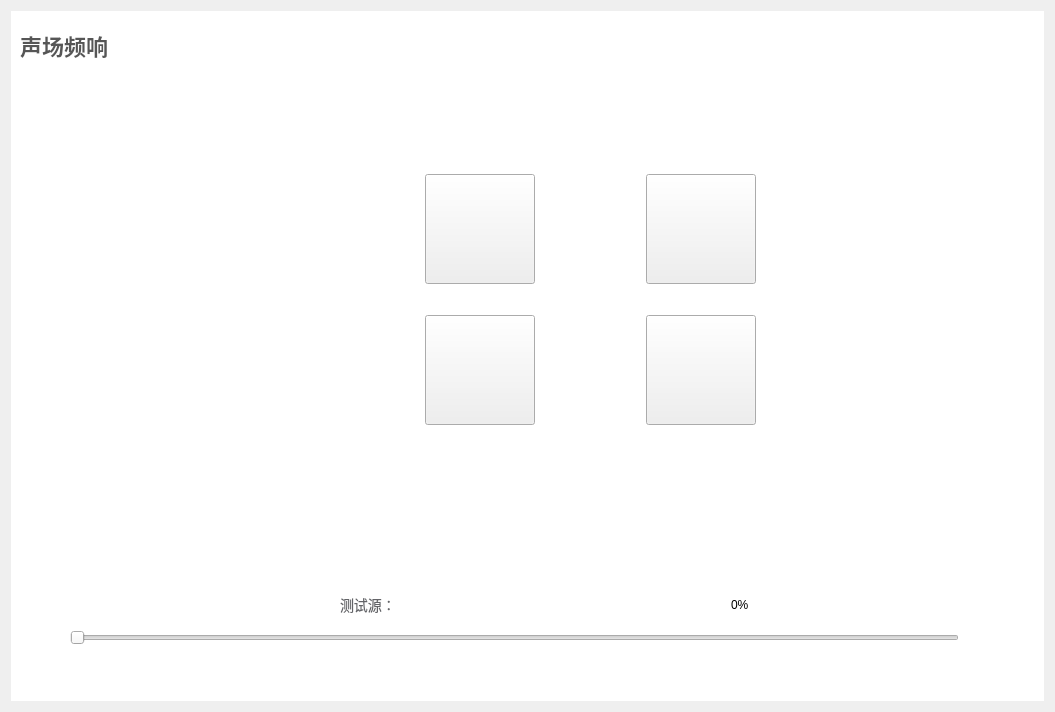
<?xml version="1.0" encoding="UTF-8"?>
<ui version="4.0">
 <class>FrequencyResponseOfSoundField</class>
 <widget class="QWidget" name="FrequencyResponseOfSoundField">
  <property name="geometry">
   <rect>
    <x>0</x>
    <y>0</y>
    <width>1055</width>
    <height>712</height>
   </rect>
  </property>
  <property name="windowTitle">
   <string>Frequency Response of Sound Field</string>
  </property>
  <property name="styleSheet">
   <string notr="true">QFrame
{
	background: #FFFFFF
}</string>
  </property>
  <layout class="QVBoxLayout" name="verticalLayout" stretch="1,9">
   <property name="spacing">
    <number>0</number>
   </property>
   <item>
    <widget class="QFrame" name="top_frame">
     <property name="frameShape">
      <enum>QFrame::NoFrame</enum>
     </property>
     <property name="frameShadow">
      <enum>QFrame::Plain</enum>
     </property>
     <layout class="QHBoxLayout" name="horizontalLayout">
      <item>
       <widget class="QLabel" name="total_label">
        <property name="styleSheet">
         <string notr="true">font-family: 'PingFang SC';
font-style: normal;
font-weight: 500;
font-size: 22px;
line-height: 30px;
color: #565656;</string>
        </property>
        <property name="text">
         <string>声场频响</string>
        </property>
       </widget>
      </item>
      <item>
       <spacer name="horizontalSpacer">
        <property name="orientation">
         <enum>Qt::Horizontal</enum>
        </property>
        <property name="sizeHint" stdset="0">
         <size>
          <width>540</width>
          <height>20</height>
         </size>
        </property>
       </spacer>
      </item>
     </layout>
    </widget>
   </item>
   <item>
    <widget class="QFrame" name="down_frame">
     <property name="font">
      <font>
       <family>.AppleSystemUIFont</family>
      </font>
     </property>
     <property name="frameShape">
      <enum>QFrame::NoFrame</enum>
     </property>
     <property name="frameShadow">
      <enum>QFrame::Sunken</enum>
     </property>
     <layout class="QGridLayout" name="gridLayout">
      <property name="verticalSpacing">
       <number>0</number>
      </property>
      <item row="1" column="0">
       <spacer name="horizontalSpacer_2">
        <property name="orientation">
         <enum>Qt::Horizontal</enum>
        </property>
        <property name="sizeHint" stdset="0">
         <size>
          <width>27</width>
          <height>20</height>
         </size>
        </property>
       </spacer>
      </item>
      <item row="3" column="1" colspan="2">
       <widget class="QFrame" name="frame_3">
        <property name="minimumSize">
         <size>
          <width>0</width>
          <height>50</height>
         </size>
        </property>
        <property name="frameShape">
         <enum>QFrame::NoFrame</enum>
        </property>
        <property name="frameShadow">
         <enum>QFrame::Plain</enum>
        </property>
        <layout class="QHBoxLayout" name="horizontalLayout_2" stretch="3,1,1,5,1,3">
         <property name="spacing">
          <number>0</number>
         </property>
         <property name="topMargin">
          <number>0</number>
         </property>
         <property name="bottomMargin">
          <number>0</number>
         </property>
         <item>
          <spacer name="horizontalSpacer_6">
           <property name="orientation">
            <enum>Qt::Horizontal</enum>
           </property>
           <property name="sizeHint" stdset="0">
            <size>
             <width>40</width>
             <height>20</height>
            </size>
           </property>
          </spacer>
         </item>
         <item>
          <spacer name="horizontalSpacer_4">
           <property name="orientation">
            <enum>Qt::Horizontal</enum>
           </property>
           <property name="sizeHint" stdset="0">
            <size>
             <width>40</width>
             <height>20</height>
            </size>
           </property>
          </spacer>
         </item>
         <item>
          <widget class="QLabel" name="label_">
           <property name="styleSheet">
            <string notr="true">font-family: 'PingFang SC';
font-style: normal;
font-weight: 400;
font-size: 14px;
line-height: 18px;
color: #636468;</string>
           </property>
           <property name="text">
            <string>测试源：</string>
           </property>
          </widget>
         </item>
         <item>
          <widget class="QWidget" name="progress_widget" native="true"/>
         </item>
         <item>
          <widget class="QLabel" name="percent_label">
           <property name="minimumSize">
            <size>
             <width>50</width>
             <height>0</height>
            </size>
           </property>
           <property name="maximumSize">
            <size>
             <width>50</width>
             <height>16777215</height>
            </size>
           </property>
           <property name="text">
            <string>0%</string>
           </property>
          </widget>
         </item>
         <item>
          <spacer name="horizontalSpacer_5">
           <property name="orientation">
            <enum>Qt::Horizontal</enum>
           </property>
           <property name="sizeHint" stdset="0">
            <size>
             <width>40</width>
             <height>20</height>
            </size>
           </property>
          </spacer>
         </item>
        </layout>
       </widget>
      </item>
      <item row="0" column="2">
       <spacer name="verticalSpacer">
        <property name="orientation">
         <enum>Qt::Vertical</enum>
        </property>
        <property name="sizeHint" stdset="0">
         <size>
          <width>20</width>
          <height>3</height>
         </size>
        </property>
       </spacer>
      </item>
      <item row="6" column="1">
       <spacer name="verticalSpacer_2">
        <property name="orientation">
         <enum>Qt::Vertical</enum>
        </property>
        <property name="sizeHint" stdset="0">
         <size>
          <width>20</width>
          <height>5</height>
         </size>
        </property>
       </spacer>
      </item>
      <item row="1" column="1" rowspan="2" colspan="2">
       <widget class="QFrame" name="car_frame">
        <property name="minimumSize">
         <size>
          <width>915</width>
          <height>484</height>
         </size>
        </property>
        <property name="maximumSize">
         <size>
          <width>915</width>
          <height>484</height>
         </size>
        </property>
        <property name="styleSheet">
         <string notr="true">QFrame#car_frame
{
	border-image: url(:/icon/car.png);
}

QPushButton#car_play_left_front_button,
QPushButton#car_play_right_front_button,
QPushButton#car_play_left_rear_button,
QPushButton#car_play_right_rear_button
{
	border-image: url(:/icon/car_play_icon.svg);
}

QPushButton::checked#car_play_left_front_button,
QPushButton::checked#car_play_right_front_button,
QPushButton::checked#car_play_left_rear_button,
QPushButton::checked#car_play_right_rear_button
{
	border-image: url(:/icon/car_stop_play_icon.svg);
}</string>
        </property>
        <property name="frameShape">
         <enum>QFrame::NoFrame</enum>
        </property>
        <property name="frameShadow">
         <enum>QFrame::Plain</enum>
        </property>
        <widget class="QPushButton" name="car_play_right_front_button">
         <property name="geometry">
          <rect>
           <x>355</x>
           <y>78</y>
           <width>110</width>
           <height>110</height>
          </rect>
         </property>
         <property name="minimumSize">
          <size>
           <width>110</width>
           <height>110</height>
          </size>
         </property>
         <property name="maximumSize">
          <size>
           <width>110</width>
           <height>110</height>
          </size>
         </property>
         <property name="text">
          <string/>
         </property>
         <property name="checkable">
          <bool>true</bool>
         </property>
        </widget>
        <widget class="QPushButton" name="car_play_right_rear_button">
         <property name="geometry">
          <rect>
           <x>576</x>
           <y>78</y>
           <width>110</width>
           <height>110</height>
          </rect>
         </property>
         <property name="minimumSize">
          <size>
           <width>110</width>
           <height>110</height>
          </size>
         </property>
         <property name="maximumSize">
          <size>
           <width>110</width>
           <height>110</height>
          </size>
         </property>
         <property name="text">
          <string/>
         </property>
         <property name="checkable">
          <bool>true</bool>
         </property>
        </widget>
        <widget class="QPushButton" name="car_play_left_front_button">
         <property name="geometry">
          <rect>
           <x>355</x>
           <y>219</y>
           <width>110</width>
           <height>110</height>
          </rect>
         </property>
         <property name="minimumSize">
          <size>
           <width>110</width>
           <height>110</height>
          </size>
         </property>
         <property name="maximumSize">
          <size>
           <width>110</width>
           <height>110</height>
          </size>
         </property>
         <property name="text">
          <string/>
         </property>
         <property name="checkable">
          <bool>true</bool>
         </property>
        </widget>
        <widget class="QPushButton" name="car_play_left_rear_button">
         <property name="geometry">
          <rect>
           <x>576</x>
           <y>219</y>
           <width>110</width>
           <height>110</height>
          </rect>
         </property>
         <property name="minimumSize">
          <size>
           <width>110</width>
           <height>110</height>
          </size>
         </property>
         <property name="maximumSize">
          <size>
           <width>110</width>
           <height>110</height>
          </size>
         </property>
         <property name="text">
          <string/>
         </property>
         <property name="checkable">
          <bool>true</bool>
         </property>
        </widget>
       </widget>
      </item>
      <item row="2" column="3">
       <spacer name="horizontalSpacer_3">
        <property name="orientation">
         <enum>Qt::Horizontal</enum>
        </property>
        <property name="sizeHint" stdset="0">
         <size>
          <width>27</width>
          <height>20</height>
         </size>
        </property>
       </spacer>
      </item>
      <item row="4" column="1">
       <widget class="QSlider" name="test_slider">
        <property name="maximumSize">
         <size>
          <width>16777215</width>
          <height>16777215</height>
         </size>
        </property>
        <property name="orientation">
         <enum>Qt::Horizontal</enum>
        </property>
       </widget>
      </item>
      <item row="5" column="1">
       <spacer name="verticalSpacer_3">
        <property name="orientation">
         <enum>Qt::Vertical</enum>
        </property>
        <property name="sizeHint" stdset="0">
         <size>
          <width>20</width>
          <height>40</height>
         </size>
        </property>
       </spacer>
      </item>
     </layout>
    </widget>
   </item>
  </layout>
 </widget>
 <resources/>
 <connections/>
</ui>
